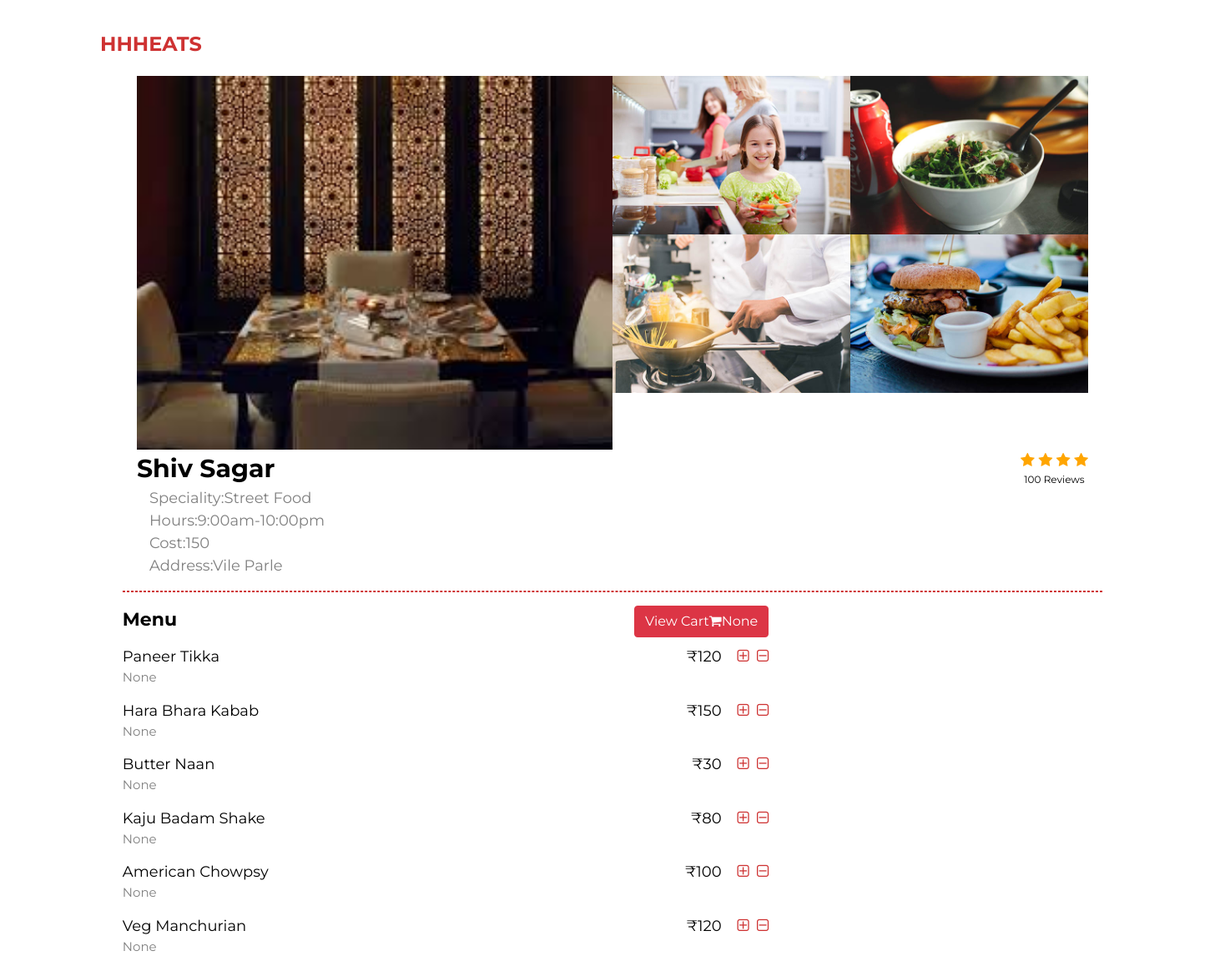
/menu/3, run on the app's committed database.
### foodapp/models.py (models this page shows, shortened)
class Restaurant(models.Model):
    user = models.OneToOneField(Owner, on_delete=models.CASCADE)
    rname = models.CharField(max_length=100, blank=False)
    info = models.CharField(max_length=40, blank=False)
    min_ord = models.CharField(max_length=5, blank=False)
    location = models.CharField(max_length=40, blank=False)
    r_logo = models.FileField(upload_to="rest_logo",blank=False)
    speciality=models.CharField(max_length=200,null=True,blank=True)
    hours=models.CharField(max_length=200,null=True,blank=True)
    rating=models.IntegerField(null=True,blank=True)
    phone=models.CharField(max_length=20,null=True,blank=True)
    REST_STATE_OPEN = "Open"
    REST_STATE_CLOSE = "Closed"
    REST_STATE_CHOICES = (
        (REST_STATE_OPEN, REST_STATE_OPEN),
        (REST_STATE_CLOSE, REST_STATE_CLOSE),
    )
    status = models.CharField(
        max_length=50, choices=REST_STATE_CHOICES, default=REST_STATE_OPEN, blank=False
    )
    approved = models.BooleanField(blank=False, default=True)

class MenuItem(models.Model):
    id = models.AutoField(primary_key=True)
    fname = models.CharField(max_length=30, blank=False)
    category = models.CharField(max_length=50, blank=False)
    description=models.CharField(max_length=200, blank=True,null=True)
    price = models.IntegerField(blank=False)

### foodapp/views.py (the view)
# urls.py: path("menu/<int:pk>",views.restuarantMenu,name="restuarantMenu"),
def restuarantMenu(request, pk=None):
    menu = Menu.objects.get(r_id=pk)
    rest = Restaurant.objects.get(id=pk)
    items = []
    context={
        'rest':rest,
        'menu':menu,
        'r_id':pk,
        'rest':rest,
    }
    return render(request, "menu.html", context)

### foodapp/templatetags/giverange.py (called while the page is built, shortened)
@register.filter(name='val')
def val(count):
    return range(count)

@register.filter(name='cart')
def cart_count(user):
    print("jhkdsfhkjsdhfkjdshfkjdfjhk")

### foodapp/templates/menu.html (shortened to what this page needs)
{% load static %}
{% load giverange %}
<!DOCTYPE html>
<html lang="en">
<head>
     <link rel="stylesheet" href="https://maxcdn.bootstrapcdn.com/bootstrap/4.5.2/css/bootstrap.min.css">
     <link rel="stylesheet" href="https://cdnjs.cloudflare.com/ajax/libs/font-awesome/4.7.0/css/font-awesome.min.css">
     <link rel="stylesheet" href="{% static 'css/menu.css' %}">
</head>
<body>
  <a href="{% url 'ListRestaurant' %}" class="navbar-brand">HHHEATS</a>
  <div id="menu" data-stellar-background-ratio="0.5">
          <div class="container">
               <div class="row">
                    <div class="col-md-6 col-sm-6">
                         <div class="menu-thumb">
                              <a href="{% static 'images/menu-image1.jpg' %}" class="image-popup" title="American Breakfast">
                                   <img src="{{ rest.r_logo.url }}" class="img-responsive" alt="">
                              </a>
                         </div>
                    </div>
                    <div class="col-md-3 col-sm-6">
                         <div class="menu-thumb">
                              <a href="images/menu-image2.jpg" class="image-popup" title="Self-made Salad">
                                   <img src="../static/images/menu-image2.jpg" class="img-responsive" alt="">
                              </a>
                         </div>
                         <div class="menu-thumb">
                            <a href="images/menu-image3.jpg" class="image-popup" title="Chinese Noodle">
                                 <img src="../static/images/menu-image3.jpg" class="img-responsive" alt="">
                            </a>
                       </div>
                    </div>
                    <div class="col-md-3 col-sm-6">
                        <div class="menu-thumb">
                            <a href="images/menu-image4.jpg" class="image-popup" title="Rice Soup">
                                 <img src="../static/images/menu-image4.jpg" class="img-responsive" alt="">
                            </a>
                       </div>
                       <div class="menu-thumb">
                        <a href="images/menu-image5.jpg" class="image-popup" title="Project title">
                             <img src="../static/images/menu-image5.jpg" class="img-responsive" alt="">
                        </a>
                   </div>
                    </div>
                    <div class="resname">{{rest.rname}}</div>
                    <div class="rating">
                    {% for i in rest.rating|val %}
                    <span class="fa fa-star checked"></span>
                    {% endfor %}
                    <div class="review">100 Reviews</div>
                    </div>
               </div>
               <div class="resinfo">
                    <div>Speciality:{{rest.speciality}}</div>
                    <div>Hours:{{rest.hours}}</div>
                    <div>Cost:{{rest.min_ord}}</div>
                    <div>Address:{{rest.location}}</div>
               </div>
          </div><hr>
          <div class="fooditems">Menu <a href="{% url "cart" r_id %}"><button type="button" class="btn btn-danger">View Cart<i class="fa fa-shopping-cart" aria-hidden="true"></i>{{request.user|cart}}</button></a>  </div>
          {% for i in menu.r_menu.all %}
          <form method="POST">
          <div class="food-item">{{i.fname}}<span class="food-cost">₹{{i.price}}&nbsp;&nbsp;&nbsp; <a href="{% url 'NewOrder' pk=i.id rid=rest.id %}"><i class="fa fa-plus-square-o" aria-hidden="true"></i></a>&nbsp;&nbsp;<a href="{% url 'remove order' pk=i.id rid=rest.id %}"><i class="fa fa-minus-square-o" aria-hidden="true"></i></a></span>
          <div class="food-desc">{{i.description}}</div>
          </form>
          {% endfor %}
          </div>
</body>
</html>

### foodapp/static/css/menu.css (style rules this page uses)
body { background-color: #ffffff; color: black; font-family: 'Montserrat', sans-serif; overflow-x: hidden; }
.navbar-brand { color: #ce3232; font-size: 24px; font-weight: bold; margin-left: 120px; margin-top: 30px; padding-right: 100%; padding-bottom: 20px; }
#menu { padding: 0; display: block; margin-left: auto; margin-right: auto; width: 80%; height: 600px; }
#menu .col-md-3 { margin: 0; padding: 0; }
#menu .col-md-6 { margin: 0; padding: 0; }
.menu-thumb img { width: 100%; transition: 0.5s; }
#menu .menu-thumb { overflow: hidden; position: relative; cursor: pointer; }
.resname { font-size: 30px; font-weight: bold; }
.fa-star { color: lightgrey; }
.checked { color: orange; }
.rating { margin-left: auto; font-size: 18px; }
.review { font-size: 12px; text-align: center; }
.resinfo { font-size: 18px; color: gray; }
hr { border: 0.5px dashed #ce3232; }
.fooditems { font-size: 22px; font-weight: bold; }
.food-item { margin-top: 15px; font-size: 18px; }
.food-cost { float: right; margin-right: 400px; }
.food-desc { font-size: 15px; width: 550px; color: gray; }
.fa-plus-square-o { color: #ce3232; }
.fa-minus-square-o { color: #ce3232; }
.btn-danger { float: right; margin-right: 400px; }

### data on the page
Restaurant: r_logo (picture), rname "Shiv Sagar", rating 4 (drawn), speciality "Street Food", hours "9:00am-10:00pm", min_ord "150", location "Vile Parle"
MenuItem: fname "Paneer Tikka", price "120", description "None"
MenuItem: fname "Hara Bhara Kabab", price "150", description "None"
MenuItem: fname "Butter Naan", price "30", description "None"
MenuItem: fname "Kaju Badam Shake", price "80", description "None"
MenuItem: fname "American Chowpsy", price "100", description "None"
MenuItem: fname "Veg Manchurian", price "120", description "None"

### other printed values
{{ request.user|cart }} "None"
